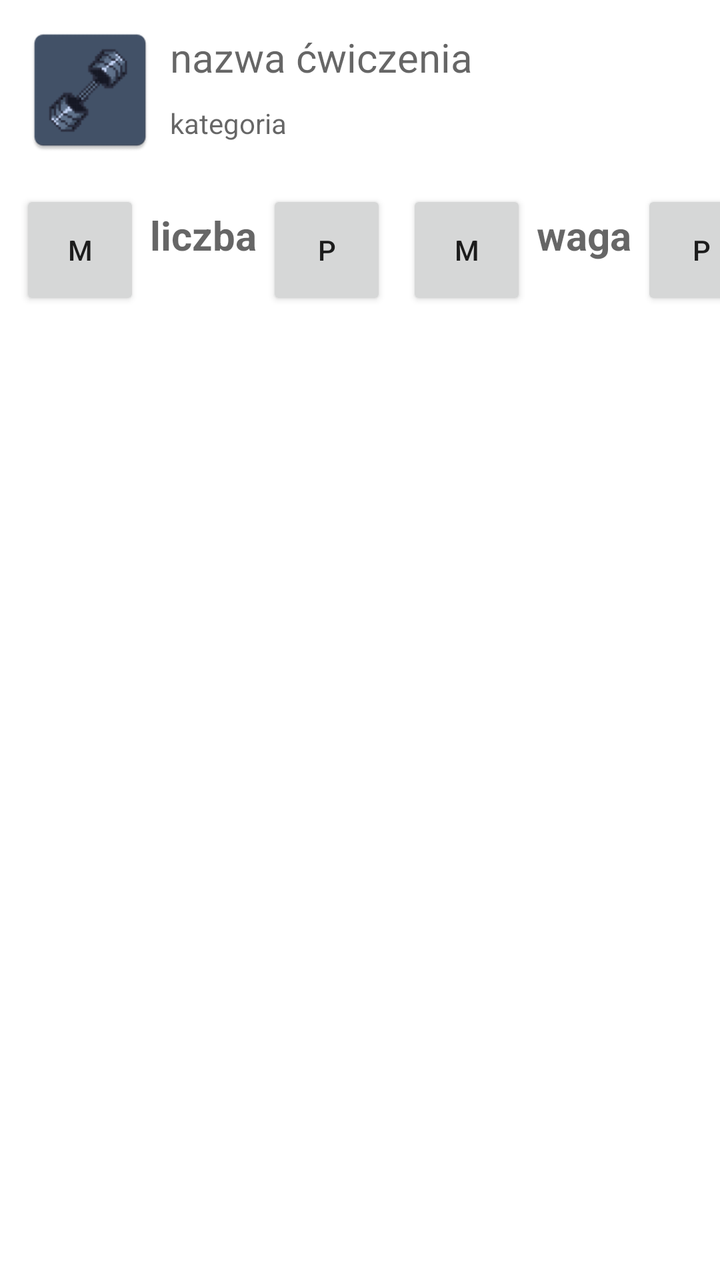
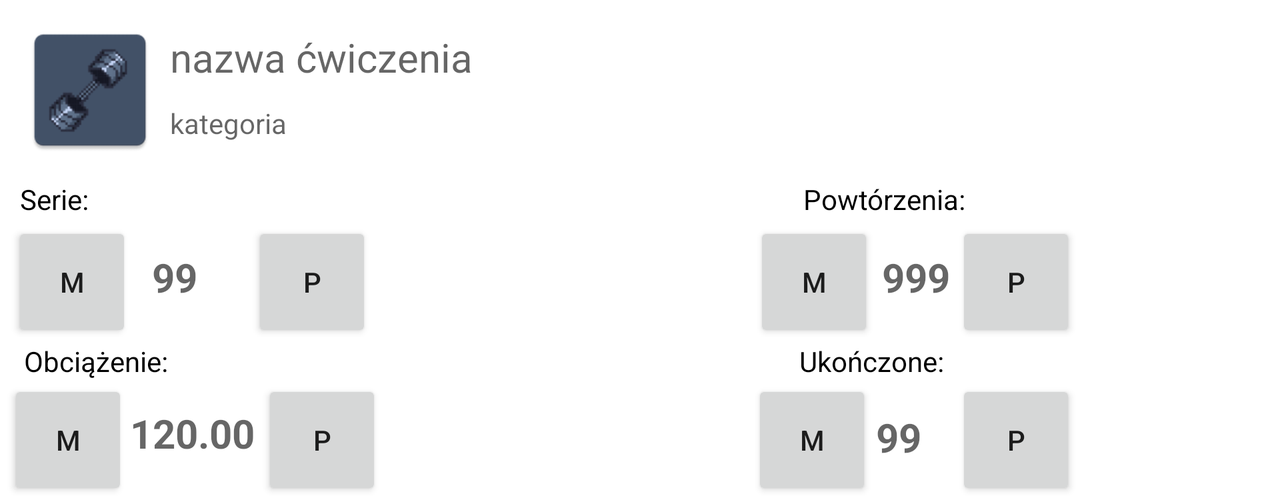

The same Android screen from two of the app's own layout files: first res/layout/ as a phone draws it, then the repository's variant for another configuration, drawn on a device whose configuration selects that folder. Both files follow.
<!-- AndroidManifest.xml: application theme Theme.GymPlanApp -->
<!-- res/layout/exercise_row.xml -->
<?xml version="1.0" encoding="utf-8"?>
<LinearLayout xmlns:android="http://schemas.android.com/apk/res/android"
    xmlns:app="http://schemas.android.com/apk/res-auto"
    xmlns:tools="http://schemas.android.com/tools"
    android:layout_width="match_parent"
    android:layout_height="match_parent"
    android:orientation="vertical">

    <LinearLayout
        android:layout_width="wrap_content"
        android:layout_height="wrap_content"
        android:orientation="horizontal"
        android:layout_margin="10dp">

        <ImageView
            android:id="@+id/exerciseIcon"
            android:src="@mipmap/ic_launcher"
            android:layout_width="70dp"
            android:layout_height="70dp"
            app:layout_constraintEnd_toStartOf="@+id/categoryExercise" />

        <LinearLayout
            android:layout_width="match_parent"
            android:layout_height="wrap_content"

            android:orientation="vertical">

            <TextView
                android:id="@+id/nameExercise"
                android:textSize="20dp"
                android:layout_margin="5dp"
                android:layout_width="wrap_content"
                android:layout_height="match_parent"
                android:hint="nazwa ćwiczenia" />

            <TextView
                android:id="@+id/categoryExercise"
                android:layout_margin="5dp"
                android:layout_width="wrap_content"
                android:layout_height="wrap_content"
                android:hint="kategoria" />

        </LinearLayout>
    </LinearLayout>

    <LinearLayout
        android:layout_width="wrap_content"
        android:layout_height="wrap_content"
        android:orientation="horizontal"
        android:layout_marginLeft="5dp"
        >

        <androidx.appcompat.widget.AppCompatButton
            android:id="@+id/amountButtonMinus"
            android:text="m"
            android:layout_margin="5dp"
            android:layout_width="60dp"
            android:layout_height="60dp" />

        <TextView
            android:id="@+id/amountExercise"
            android:textSize="20dp"
            android:textStyle="bold"
            android:layout_width="wrap_content"
            android:layout_height="wrap_content"
            android:hint="liczba" />

        <androidx.appcompat.widget.AppCompatButton
            android:id="@+id/amountButtonPlus"
            android:layout_margin="5dp"
            android:layout_width="60dp"
            android:layout_height="60dp"
            android:text="p" />

        <androidx.appcompat.widget.AppCompatButton
            android:id="@+id/weightButtonMinus"
            android:layout_margin="5dp"
            android:text="m"
            android:layout_width="60dp"
            android:layout_height="60dp" />

        <TextView
            android:id="@+id/weightExercise"
            android:layout_width="wrap_content"
            android:layout_height="wrap_content"
            android:textSize="20dp"
            android:textStyle="bold"
            android:hint="waga" />

        <androidx.appcompat.widget.AppCompatButton
            android:id="@+id/weightButtonPlus"
            android:text="p"
            android:layout_margin="5dp"
            android:layout_width="60dp"
            android:layout_height="60dp" />
    </LinearLayout>

</LinearLayout>
<!-- resources referenced by this layout -->
<resources>
  <!-- mipmap ic_launcher: webp bitmap (mipmap-hdpi, 1876 bytes) -->
  <style name="Theme.GymPlanApp" parent="Theme.MaterialComponents.DayNight.DarkActionBar">
          
          <item name="colorPrimary">@color/purple_500</item>
          <item name="colorPrimaryVariant">@color/purple_700</item>
          <item name="colorOnPrimary">@color/white</item>
          
          <item name="colorSecondary">@color/teal_200</item>
          <item name="colorSecondaryVariant">@color/teal_700</item>
          <item name="colorOnSecondary">@color/black</item>
          
          <item name="android:statusBarColor">?attr/colorPrimaryVariant</item>
          
      </style>
  <color name="purple_500">#FF6200EE</color>
  <color name="purple_700">#FF3700B3</color>
  <color name="white">#FFFFFFFF</color>
  <color name="teal_200">#FF03DAC5</color>
  <color name="teal_700">#FF018786</color>
  <color name="black">#FF000000</color>
</resources>
<!-- res/layout-land/exercise_row.xml (the repository's variant of the layout above) -->
<!-- drawn on the phone turned sideways -->
<?xml version="1.0" encoding="utf-8"?>
<LinearLayout xmlns:android="http://schemas.android.com/apk/res/android"
    xmlns:app="http://schemas.android.com/apk/res-auto"
    xmlns:tools="http://schemas.android.com/tools"
    android:layout_width="match_parent"
    android:layout_height="wrap_content"
    android:orientation="vertical">

    <LinearLayout
        android:layout_width="match_parent"
        android:layout_height="wrap_content"
        android:layout_margin="10dp"
        android:orientation="horizontal">

        <ImageView
            android:id="@+id/exerciseIcon"
            android:layout_width="70dp"
            android:layout_height="70dp"
            android:src="@mipmap/ic_launcher"
            app:layout_constraintEnd_toStartOf="@+id/categoryExercise" />

        <LinearLayout
            android:layout_width="match_parent"
            android:layout_height="wrap_content"
            android:orientation="vertical">

            <TextView
                android:id="@+id/nameExercise"
                android:layout_width="wrap_content"
                android:layout_height="match_parent"
                android:layout_margin="5dp"
                android:hint="nazwa ćwiczenia"
                android:textSize="20dp" />

            <TextView
                android:id="@+id/categoryExercise"
                android:layout_width="wrap_content"
                android:layout_height="wrap_content"
                android:layout_margin="5dp"
                android:hint="kategoria" />

        </LinearLayout>
    </LinearLayout>

    <LinearLayout
        android:layout_width="match_parent"
        android:layout_height="wrap_content"
        android:orientation="horizontal"
        android:layout_marginLeft="10dp">

        <TextView
            android:layout_width="wrap_content"
            android:layout_height="wrap_content"
            android:text="@string/series"
            android:textColor="@color/black"
            android:layout_weight="1">
        </TextView>

        <TextView
            android:layout_width="wrap_content"
            android:layout_height="wrap_content"
            android:layout_marginLeft="200dp"
            android:layout_weight="1"
            android:text="@string/amout"
            android:textColor="@color/black"></TextView>

    </LinearLayout>

    <LinearLayout
        android:layout_width="match_parent"
        android:layout_height="wrap_content"
        android:layout_margin="2dp"
        android:orientation="vertical">

        <androidx.constraintlayout.widget.ConstraintLayout
            android:layout_width="match_parent"
            android:layout_height="wrap_content"
            android:orientation="horizontal">

            <androidx.appcompat.widget.AppCompatButton
                android:id="@+id/seriesButtonMinus"
                android:layout_width="60dp"
                android:layout_height="60dp"
                android:layout_marginStart="4dp"
                android:text="m"
                app:layout_constraintBottom_toBottomOf="parent"
                app:layout_constraintStart_toStartOf="parent"
                app:layout_constraintTop_toTopOf="parent" />

            <TextView
                android:id="@+id/seriesExercise"
                android:layout_width="40dp"
                android:layout_height="30dp"
                android:layout_marginStart="10dp"
                android:hint="99"
                android:textSize="20dp"
                android:textStyle="bold"
                app:layout_constraintBottom_toBottomOf="parent"
                app:layout_constraintStart_toEndOf="@+id/seriesButtonMinus"
                app:layout_constraintTop_toTopOf="parent"
                app:layout_constraintVertical_bias="0.466" />

            <androidx.appcompat.widget.AppCompatButton
                android:id="@+id/seriesButtonPlus"
                android:layout_width="60dp"
                android:layout_height="60dp"
                android:layout_marginStart="10dp"
                android:text="p"
                app:layout_constraintBottom_toBottomOf="parent"
                app:layout_constraintStart_toEndOf="@+id/seriesExercise"
                app:layout_constraintTop_toTopOf="parent"
                app:layout_constraintVertical_bias="0.0" />

            <androidx.appcompat.widget.AppCompatButton
                android:id="@+id/amountButtonMinus"
                android:layout_width="60dp"
                android:layout_height="60dp"
                android:layout_marginEnd="4dp"
                android:text="m"
                app:layout_constraintBottom_toBottomOf="parent"
                app:layout_constraintEnd_toStartOf="@+id/amountExercise"
                app:layout_constraintTop_toTopOf="parent"
                app:layout_constraintVertical_bias="0.0" />

            <TextView
                android:id="@+id/amountExercise"
                android:layout_width="35dp"
                android:layout_height="30dp"
                android:layout_marginEnd="2dp"
                android:hint="999"
                android:textSize="20dp"
                android:textStyle="bold"
                app:layout_constraintBottom_toBottomOf="parent"
                app:layout_constraintEnd_toStartOf="@+id/amountButtonPlus"
                app:layout_constraintTop_toTopOf="parent"
                app:layout_constraintVertical_bias="0.466" />

            <androidx.appcompat.widget.AppCompatButton
                android:id="@+id/amountButtonPlus"
                android:layout_width="60dp"
                android:layout_height="60dp"
                android:layout_marginEnd="100dp"
                android:text="p"
                app:layout_constraintBottom_toBottomOf="parent"
                app:layout_constraintEnd_toEndOf="parent"
                app:layout_constraintTop_toTopOf="parent"
                app:layout_constraintVertical_bias="0.0" />

        </androidx.constraintlayout.widget.ConstraintLayout>

        <LinearLayout
            android:layout_width="match_parent"
            android:layout_height="wrap_content"
            android:layout_marginLeft="10dp"
            android:orientation="horizontal">

            <TextView
                android:layout_width="wrap_content"
                android:layout_height="wrap_content"
                android:text="@string/weight"
                android:textColor="@color/black"
                android:layout_weight="1">
            </TextView>

            <TextView
                android:layout_width="wrap_content"
                android:layout_height="wrap_content"
                android:text="@string/done"
                android:layout_marginLeft="150dp"
                android:textColor="@color/black"
                android:layout_weight="1">
            </TextView>

        </LinearLayout>

        <androidx.constraintlayout.widget.ConstraintLayout
            android:layout_width="match_parent"
            android:layout_height="wrap_content"
            android:orientation="horizontal">

            <androidx.appcompat.widget.AppCompatButton
                android:id="@+id/weightButtonMinus"
                android:layout_width="60dp"
                android:layout_height="60dp"
                android:layout_marginStart="2dp"
                android:text="m"
                app:layout_constraintBottom_toBottomOf="parent"
                app:layout_constraintStart_toStartOf="parent"
                app:layout_constraintTop_toTopOf="parent"
                app:layout_constraintVertical_bias="0.0" />

            <TextView
                android:id="@+id/weightExercise"
                android:layout_width="65dp"
                android:layout_height="30dp"
                android:layout_marginStart="1dp"
                android:hint="120.00"
                android:textSize="20dp"
                android:textStyle="bold"
                app:layout_constraintBottom_toBottomOf="parent"
                app:layout_constraintStart_toEndOf="@+id/weightButtonMinus"
                app:layout_constraintTop_toTopOf="parent"
                app:layout_constraintVertical_bias="0.433" />

            <androidx.appcompat.widget.AppCompatButton
                android:id="@+id/weightButtonPlus"
                android:layout_width="60dp"
                android:layout_height="60dp"
                android:layout_marginStart="1dp"
                android:text="p"
                app:layout_constraintBottom_toBottomOf="parent"
                app:layout_constraintStart_toEndOf="@+id/weightExercise"
                app:layout_constraintTop_toTopOf="parent"
                app:layout_constraintVertical_bias="0.0" />

            <androidx.appcompat.widget.AppCompatButton
                android:id="@+id/doneButtonMinus"
                android:layout_width="60dp"
                android:layout_height="60dp"
                android:text="m"
                android:layout_marginEnd="2dp"
                app:layout_constraintBottom_toBottomOf="parent"
                app:layout_constraintEnd_toStartOf="@+id/doneExercise"
                app:layout_constraintTop_toTopOf="parent" />

            <TextView
                android:id="@+id/doneExercise"
                android:layout_width="40dp"
                android:layout_height="30dp"
                android:hint="99"
                android:textSize="20dp"
                android:textStyle="bold"
                app:layout_constraintBottom_toBottomOf="parent"
                app:layout_constraintEnd_toStartOf="@+id/doneButtonPlus"
                app:layout_constraintTop_toTopOf="parent" />

            <androidx.appcompat.widget.AppCompatButton
                android:id="@+id/doneButtonPlus"
                android:layout_width="60dp"
                android:layout_height="60dp"
                android:layout_marginEnd="100dp"
                android:text="p"
                app:layout_constraintBottom_toBottomOf="parent"
                app:layout_constraintEnd_toEndOf="parent"
                app:layout_constraintTop_toTopOf="parent"
                app:layout_constraintVertical_bias="0.0" />

        </androidx.constraintlayout.widget.ConstraintLayout>

    </LinearLayout>

</LinearLayout>
<!-- resources referenced by the variant -->
<!-- as the phone turned sideways resolves them -->
<resources>
  <color name="black">#FF000000</color>
  <!-- mipmap ic_launcher: webp bitmap (mipmap-hdpi, 1876 bytes) -->
  <string name="amout">Powtórzenia:</string>
  <string name="done">Ukończone:</string>
  <string name="series">Serie:</string>
  <string name="weight">Obciążenie:</string>
  <style name="Theme.GymPlanApp" parent="Theme.MaterialComponents.DayNight.DarkActionBar">
          
          <item name="colorPrimary">@color/purple_500</item>
          <item name="colorPrimaryVariant">@color/purple_700</item>
          <item name="colorOnPrimary">@color/white</item>
          
          <item name="colorSecondary">@color/teal_200</item>
          <item name="colorSecondaryVariant">@color/teal_700</item>
          <item name="colorOnSecondary">@color/black</item>
          
          <item name="android:statusBarColor">?attr/colorPrimaryVariant</item>
          
      </style>
  <color name="purple_500">#FF6200EE</color>
  <color name="purple_700">#FF3700B3</color>
  <color name="white">#FFFFFFFF</color>
  <color name="teal_200">#FF03DAC5</color>
  <color name="teal_700">#FF018786</color>
</resources>
